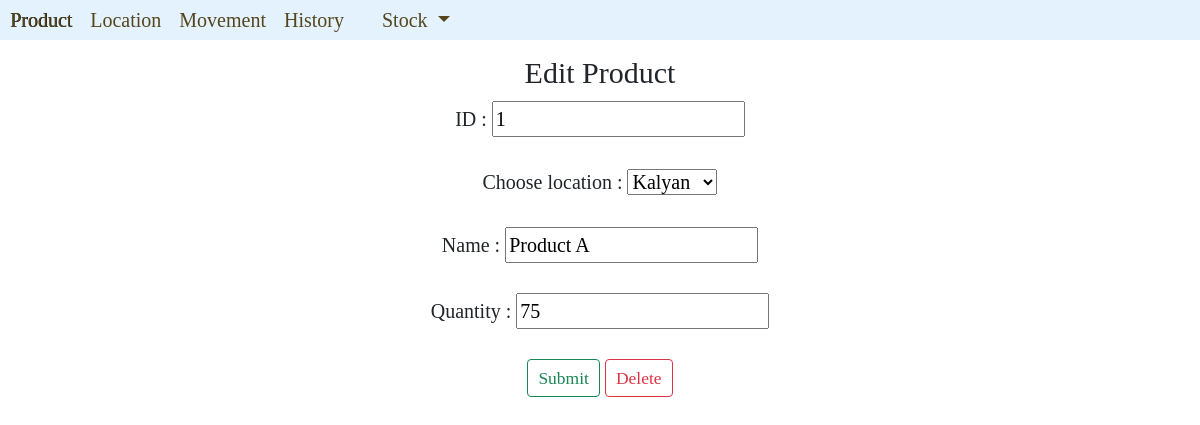
Screenshot of /edit/1 with the database file from the repository.
### IMapp/models.py (models this page shows, shortened)
class ProductModel(models.Model):
    location = models.ForeignKey(LocationModel, on_delete=CASCADE)
    name = models.CharField(max_length=255)
    dt = models.DateTimeField(auto_now_add = True,null=True)
    quantity = models.IntegerField(default=1)

### IMapp/views.py (the view)
# urls.py: path('edit/<int:id>',edit_product, name="edit_product"),
def edit_product(request, id):
    ep = ProductModel.objects.get(pk = id)
    location = LocationModel.objects.all()
    return render(request, 'edit_product.html', { 'ep' : ep, 'location' : location })

### IMapp/templates/edit_product.html (shortened to what this page needs)
{% extends 'base.html' %}
{% block body %}
    <h4 style="margin-top: 15px;">Edit Product</h4>
    <form method="POST" action="save_changes_product">
        <label for="id">ID : </label>
        <input type="number" id="id" name="id" value="{{ ep.id }}" readonly><br><br>
        <label for="location">Choose location : </label>
        <select name="location" id="location">
            {% for l in location %}
                <option value='{{l.id}}'>{{ l.name }}</option>
            {% endfor %}
        </select><br><br>
        <label for="name">Name : </label>
        <input type="text" id="name" name="name" value="{{ ep.name }}"><br><br>
        <label for="quantity">Quantity : </label>
        <input type="number" id="quantity" name="quantity" value="{{ ep.quantity }}" min="1"><br><br>
        <input type="submit" class="btn btn-outline-success btn-sm">
        <a href = "delete/{{ ep.id }}" class="btn btn-outline-danger btn-sm">Delete</a>
    </form>
{% endblock %}

### templates/base.html (style rules this page uses)
* { font-size: 20px; font-family : Times New Roman }

### rows the page displays
ProductModel: id "1", name "Product A", quantity "75"

### other values shown
form field location "Kalyan"
